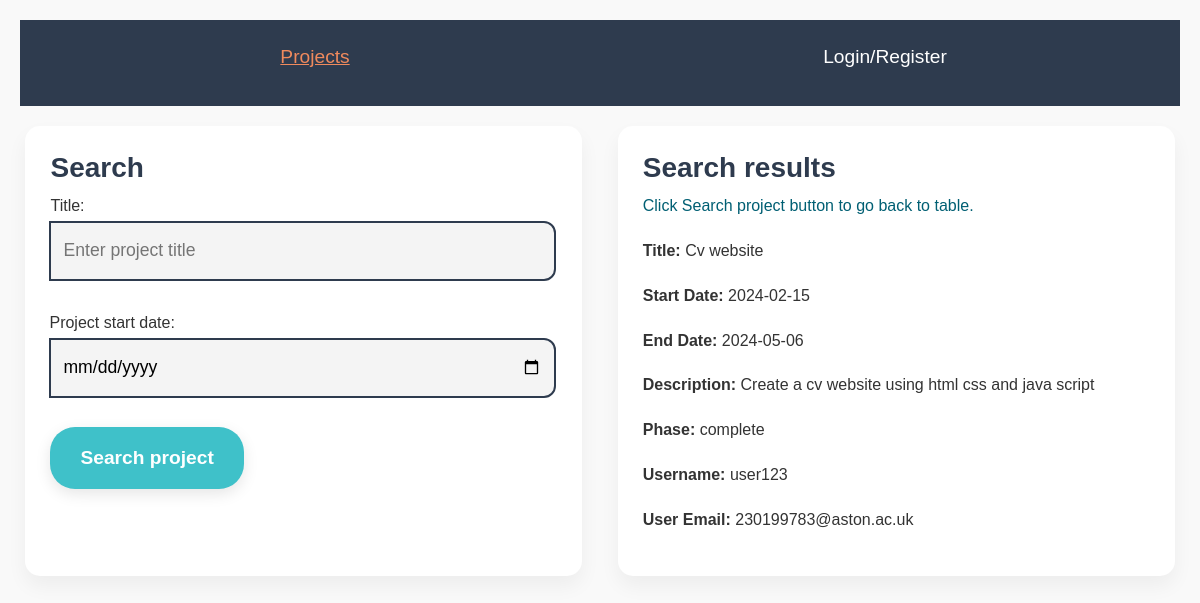
Page /project.php?id=1 on the committed database.
### tables this page shows
CREATE TABLE `projects` (
  `pid` int(10) UNSIGNED NOT NULL,
  `title` varchar(100) NOT NULL,
  `start_date` date DEFAULT NULL,
  `end_date` date DEFAULT NULL,
  `phase` enum('design','development','testing','deployment','complete') DEFAULT NULL,
  `description` varchar(500) DEFAULT NULL,
  `uid` int(10) UNSIGNED NOT NULL
);

CREATE TABLE `users` (
  `uid` int(10) UNSIGNED NOT NULL,
  `username` varchar(255) NOT NULL,
  `password` varchar(255) NOT NULL,
  `email` varchar(255) NOT NULL
);

### project.php (the view, shortened to what this page needs)
<!DOCTYPE html>
<html lang="en">
	<head>
		<link rel="stylesheet" href="https://cdn.jsdelivr.net/npm/bootstrap@5.1.1/dist/css/bootstrap.min.css" />
		<link rel="stylesheet" type="text/css" href="css/style.css">
	</head>
	<body>
		<header id="main-header">
			<nav>
				<ul>
					<li><a class="reactive" href="">Projects</a></li>
					<li><a href="login.php">Login/Register</a></li>
				</ul>
			</nav>
		</header>
		<main>
			<section class=boxes>
				<section id="left">
					<h3>Search</h3>
					<form method="post" action="project.php">
						<section class="input-group">
							<label>Title:</label>
							<input name="title" type="text" placeholder="Enter project title" >
						</section><br>
						<section class="input-group">
							<br><label for="sDate">Project start date:</label>
							<input type="date" name="sDate" >
						</section><br>
						<button type="submit" value="Search project">Search project</button><br><br>
					</form>
				</section>
				<section id="right">
					<h3>Search results</h3>
					<?php
						if (isset($_POST['submitted'])){
							require_once ('connectdb.php');
							$title = isset($_POST['title']) ? $_POST['title'] : '';
							$sdate = isset($_POST['sDate']) ? $_POST['sDate'] : '';
							if(!($title) && !($sdate)){
								unset($_POST['submitted']);
								header("Location:project.php");
							}
							if ($title && $sdate) {
								try {
									$query = "SELECT * FROM projects WHERE title LIKE CONCAT('%', ?, '%') AND start_date = ?";
									$statement = $db->prepare($query);
									$statement->execute(array($title, $sdate));
									$rows = $statement->fetchAll(PDO::FETCH_ASSOC);
									if ($rows) {
										?>
										<table cellspacing="0" cellpadding="5" id="myTable">
											<tr>
												<th align='left'><b>Project name</b></th>
												<th align='left'><b>Start Date</b></th>
												<th align='left'><b>Description</b></th>
											</tr>
											<?php
											foreach ($rows as $row) {
												echo "<tr onclick=\"window.location='project.php?id=" . $row['pid'] . "'\">";
												echo "<td align='left'>" . $row['title'] . "</td>";
												echo "<td align='left'>" . $row['start_date'] . "</td>";
												echo "<td align='left'>" . $row['description'] . "</td>";
												echo "</tr>\n";
											}
										echo "<p style='color:#005f73;'>Click on a project to show full project details.</p>";
										echo '</table>';
									}
									else {
										echo"<p style='color:#005f73;'>Click Search project button to go back to table.</p>";
										echo "<p>No projects in the list.</p>\n";
									}
								} catch (PDOException $ex) {
									echo "<p style='color:red'>Failed to execute the query: " . $ex->getMessage() . "</p>\n";
								}
							}
							if ($title && !($sdate)) {
								try {
									$query = "SELECT * FROM projects WHERE title LIKE CONCAT('%', ?, '%') ";
									$statement = $db->prepare($query);
									$statement->execute(array($title));
									$rows = $statement->fetchAll(PDO::FETCH_ASSOC);
									if ($rows) {
										?>
										<table cellspacing="0" cellpadding="5" id="myTable">
											<tr>
												<th align='left'><b>Project name</b></th>
												<th align='left'><b>Start Date</b></th>
												<th align='left'><b>Description</b></th>
											</tr>
											<?php
											foreach ($rows as $row) {
												echo "<tr onclick=\"window.location='project.php?id=" . $row['pid'] . "'\">";
												echo "<td align='left'>" . $row['title'] . "</td>";
												echo "<td align='left'>" . $row['start_date'] . "</td>";
												echo "<td align='left'>" . $row['description'] . "</td>";
												echo "</tr>\n";
											}
										echo "<p style='color:#005f73;'>Click on a project to show full project details.</p>";
										echo '</table>';
									}
									else {
										echo"<p style='color:#005f73;'>Click Search project button to go back to table.</p>";
										echo "<p>No projects in the list.</p>\n";
									}
								} catch (PDOException $ex) {
									echo "<p style='color:red'>Failed to execute the query: " . $ex->getMessage() . "</p>\n";
								}
							}
							if (!($title) && $sdate) {
								try {
									$query = "SELECT * FROM projects WHERE start_date = ?";
									$statement = $db->prepare($query);
									$statement->execute(array($sdate));
									$rows = $statement->fetchAll(PDO::FETCH_ASSOC);
									if ($rows) {
										?>
										<table cellspacing="0" cellpadding="5" id="myTable">
											<tr>
												<th align='left'><b>Project name</b></th>
												<th align='left'><b>Start Date</b></th>
												<th align='left'><b>Description</b></th>
											</tr>
											<?php
											foreach ($rows as $row) {
												echo "<tr onclick=\"window.location='project.php?id=" . $row['pid'] . "'\">";
												echo "<td align='left'>" . $row['title'] . "</td>";
												echo "<td align='left'>" . $row['start_date'] . "</td>";
												echo "<td align='left'>" . $row['description'] . "</td>";
												echo "</tr>\n";
											}
										echo "<p style='color:#005f73;'>Click on a project to show full project details.</p>";
										echo '</table>';
									}
									else {
										echo"<p style='color:#005f73;'>Click Search project button to go back to table.</p>";
										echo "<p>No projects in the list.</p>\n";
									}
								} catch (PDOException $ex) {
									echo "<p style='color:red'>Failed to execute the query: " . $ex->getMessage() . "</p>\n";
								}
							}
						}
						elseif(isset($_GET['id'])) {
							$project_id = $_GET['id'];
							require_once('connectdb.php');
							$query="SELECT *  FROM projects WHERE projects.pid = ?";
							$statement=$db->prepare($query);
							$statement->execute(array($project_id));
							$project_details=$statement->fetch(PDO::FETCH_ASSOC);
							$query2 = "SELECT users.username, users.email FROM projects INNER JOIN users ON projects.uid = users.uid WHERE projects.pid = ?";
							$statement2 = $db->prepare($query2);
							$statement2->execute(array($project_id));
							$user_details = $statement2->fetch(PDO::FETCH_ASSOC);
							echo"<p style='color:#005f73;'>Click Search project button to go back to table.</p>";
							echo "<p><b>Title:</b> " . $project_details['title'] . "</p>";
							echo "<p><b>Start Date:</b> " . $project_details['start_date'] . "</p>";
							echo "<p><b>End Date:</b> " . $project_details['end_date'] . "</p>";
							echo "<p><b>Description:</b> " . $project_details['description'] . "</p>";
							echo "<p><b>Phase:</b> " . $project_details['phase'] . "</p>";
							echo "<p><b>Username:</b> " . $user_details['username'] . "</p>";
							echo "<p><b>User Email:</b> " . $user_details['email'] . "</p>";
						}
					?>
				</section>
			</section>
		</main>
	</body>
</html>

### css/style.css (style rules this page uses)
body { font-family: 'Poppins', sans-serif; background: #f9f9f9; line-height: 1.8; margin: 0; padding: 20px; color: #333333; }
#main-header nav { background: #2e3b4e; color: #ffffff; padding: 15px 10px; }
#main-header ul { list-style: none; padding: 0; display: flex; justify-content: space-between; align-items: center; }
#main-header ul li { padding-top: 5px; flex:1; text-align: center; font-size: 1.2rem; }
#main-header ul li a { color: #ffffff; text-decoration: none; transition: color 0.3s ease; }
#main-header ul li a.reactive { color: #f08a5d; text-decoration: underline; }
h1, h2, h3, h6 { color: #2e3b4e; font-weight: 700; }
.boxes { display: flex; flex-wrap: wrap; gap: 30px; justify-content: space-evenly; padding-bottom: 20px; }
#left, #right { flex-basis: 48%; background: #ffffff; padding: 25px; margin-top: 20px; border-radius: 15px; box-shadow: 0 10px 20px rgba(0, 0, 0, 0.05); transition: transform 0.3s ease, box-shadow 0.3s ease; }
.input-group { flex-basis: 48%; }
.input-group input[type='text'], .input-group input[type='email'], .input-group input[type='date'], .input-group input[type='password'], textarea { width: 100%; border: 2px solid #2e3b4e; border-radius: 12px; padding: 12px; font-size: 1.1rem; background: #f4f4f4; transition: border-color 0.3s ease; }
button[type='submit'] { background-color: #3fc1c9; color: #ffffff; padding: 14px 30px; border: none; cursor: pointer; border-radius: 25px; font-size: 1.2rem; font-weight: bold; box-shadow: 0 5px 15px rgba(0, 0, 0, 0.1); transition: background-color 0.3s ease, transform 0.2s ease; }

### rows in the picture
projects: title "Cv website", start_date "2024-02-15", end_date "2024-05-06", description "Create a cv website using html css and java script", phase "complete"
users: username "user123", email "230199783@aston.ac.uk"
